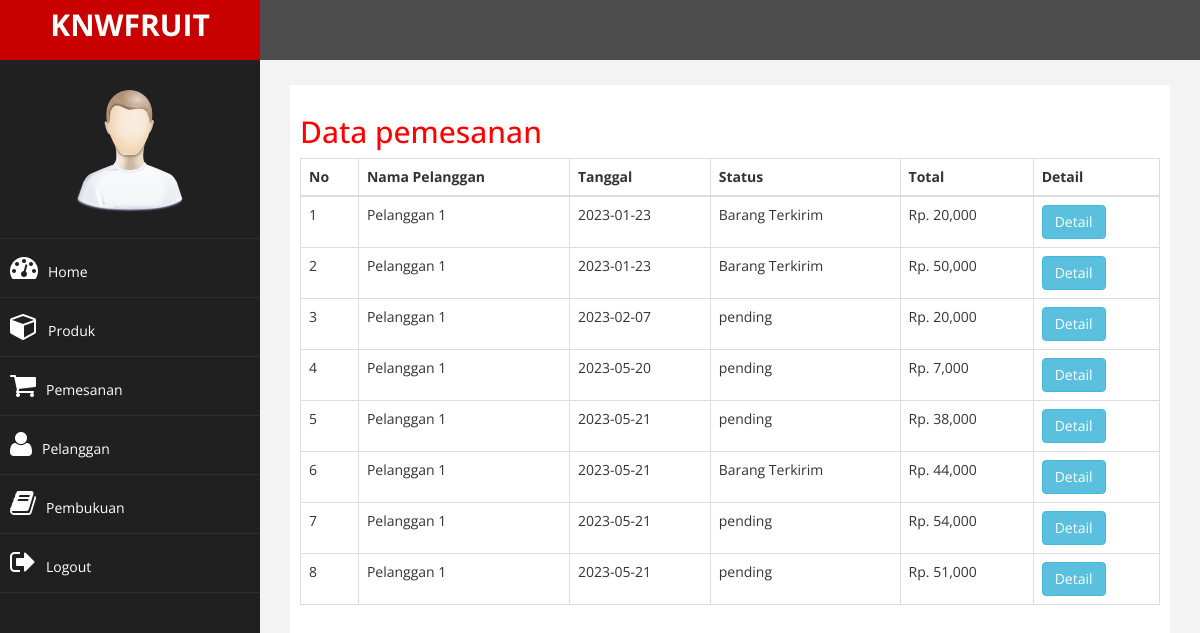
The app's page /admin/index.php?halaman=pemesanan (signed in), older data.
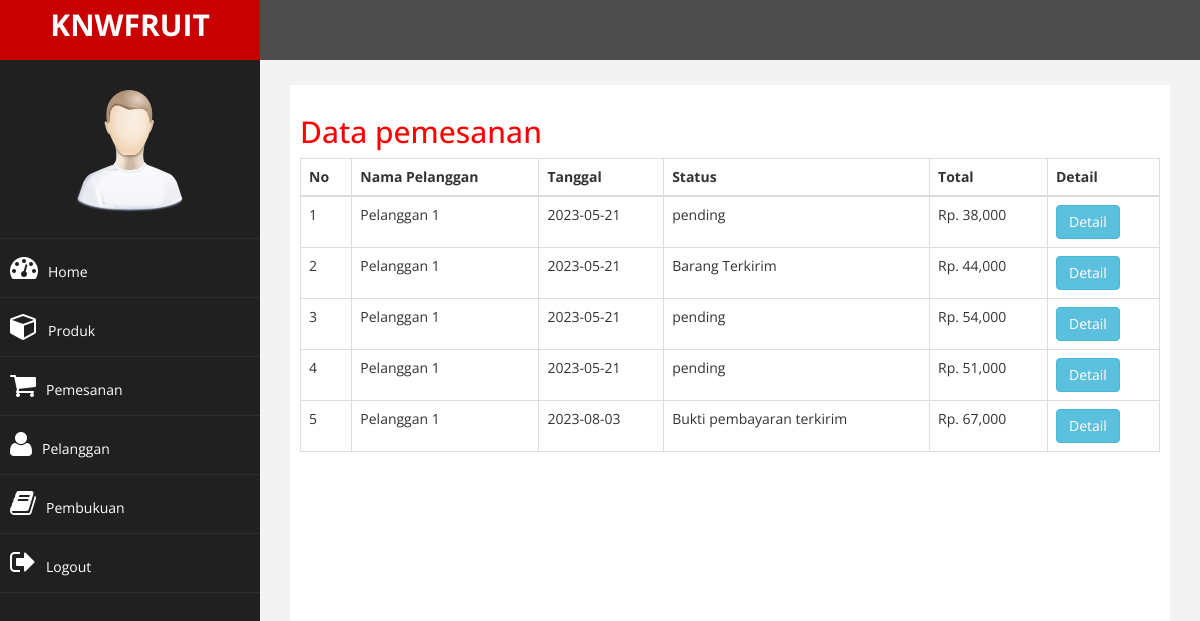
The same page, newer data.
### tables this page shows
CREATE TABLE `pemesanan` (
  `id_pembelian` int(11) NOT NULL,
  `id_pelanggan` int(11) NOT NULL,
  `tanggal_pemesanan` date NOT NULL,
  `total_pemesanan` int(11) NOT NULL,
  `provinsi` varchar(255) NOT NULL,
  `alamat_pengiriman` text NOT NULL,
  `status_pemesanan` varchar(50) NOT NULL DEFAULT 'pending',
  `totalberat` int(11) NOT NULL,
  `distrik` varchar(255) NOT NULL,
  `tipe` varchar(255) NOT NULL,
  `kodepos` varchar(255) NOT NULL,
  `ekspedisi` varchar(255) NOT NULL,
  `paket` varchar(255) NOT NULL,
  `ongkir` int(11) NOT NULL,
  `estimasi` varchar(255) NOT NULL
);

CREATE TABLE `pelanggan` (
  `id_pelanggan` int(11) NOT NULL,
  `email_pelanggan` varchar(50) NOT NULL,
  `password_pelanggan` varchar(15) NOT NULL,
  `nama_pelanggan` varchar(50) NOT NULL,
  `telepon_pelanggan` varchar(15) NOT NULL,
  `alamat_pelanggan` text NOT NULL
);

### admin/pemesanan.php (the view)
<h2>Data pemesanan</h2>
<table class="table table-bordered">
	<thead>
		<tr>
			<th>No</th>
			<th>Nama Pelanggan</th>
			<th>Tanggal</th>
			<th>Status</th>
			<th>Total</th>
			<th>Detail</th>
		</tr>
	</thead>
	<tbody>
		<?php $nomor=1; ?>
		<?php $ambil=$koneksi->query("SELECT * FROM pemesanan JOIN pelanggan ON pemesanan.id_pelanggan=pelanggan.id_pelanggan"); ?>
		<?php while ($pecah = $ambil->fetch_assoc()) { ?>
		<tr>
			<td><?php echo $nomor; ?></td>
			<td><?php echo $pecah['nama_pelanggan']; ?></td>
			<td><?php echo $pecah['tanggal_pemesanan']; ?></td>
			<td><?php echo $pecah['status_pemesanan']; ?></td>
			<td>Rp. <?php echo number_format($pecah['total_pemesanan']); ?></td>
			<td>
				<a href="index.php?halaman=detail&id=<?php echo $pecah['id_pembelian']; ?>" class="btn btn-info">
				Detail</a>
			</td>
		</tr>
		<?php $nomor++; ?>
		<?php } ?>
	</tbody>
</table>

Row changes from the older to the newer data that the page shows:
removed pemesanan: id_pelanggan.nama_pelanggan "Pelanggan 1", tanggal_pemesanan "2023-01-23", status_pemesanan "Barang Terkirim", total_pemesanan "20,000"
removed pemesanan: id_pelanggan.nama_pelanggan "Pelanggan 1", tanggal_pemesanan "2023-01-23", status_pemesanan "Barang Terkirim", total_pemesanan "50,000"
removed pemesanan: id_pelanggan.nama_pelanggan "Pelanggan 1", tanggal_pemesanan "2023-02-07", status_pemesanan "pending", total_pemesanan "20,000"
removed pemesanan: id_pelanggan.nama_pelanggan "Pelanggan 1", tanggal_pemesanan "2023-05-20", status_pemesanan "pending", total_pemesanan "7,000"
added pemesanan: id_pelanggan.nama_pelanggan "Pelanggan 1", tanggal_pemesanan "2023-08-03", status_pemesanan "Bukti pembayaran terkirim", total_pemesanan "67,000"
